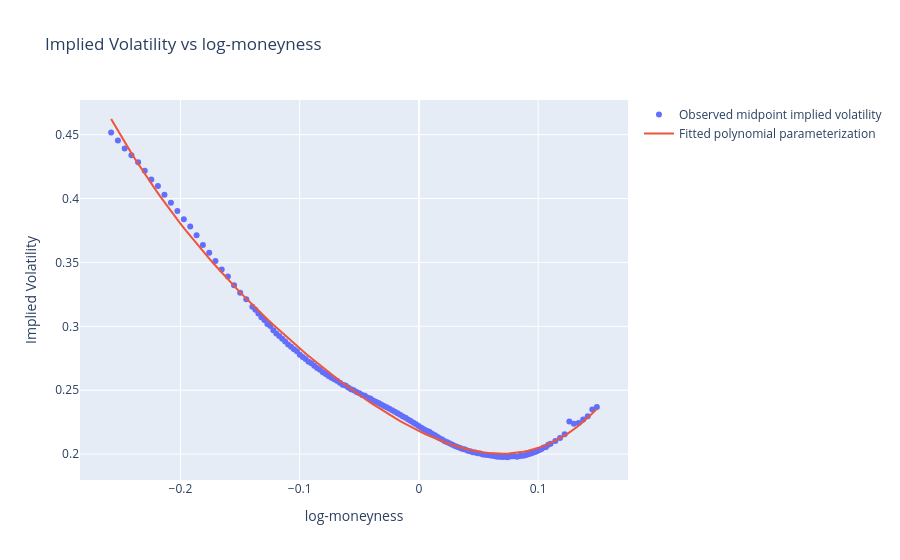

Notebook code for this chart:
### Code cell
k_grid = np.linspace(k.min(), k.max(), 100)
y_fit = polynomial(k_grid)

fig = go.Figure()

fig.add_trace(go.Scatter(x=k, y=options.IV, mode='markers', name='Observed midpoint implied volatility'))
fig.add_trace(go.Scatter(x=k_grid, y=y_fit, mode='lines', name='Fitted polynomial parameterization'))

fig.update_layout(title='Implied Volatility vs log-moneyness',
                  xaxis_title='log-moneyness',
                  yaxis_title='Implied Volatility')

fig.show()
